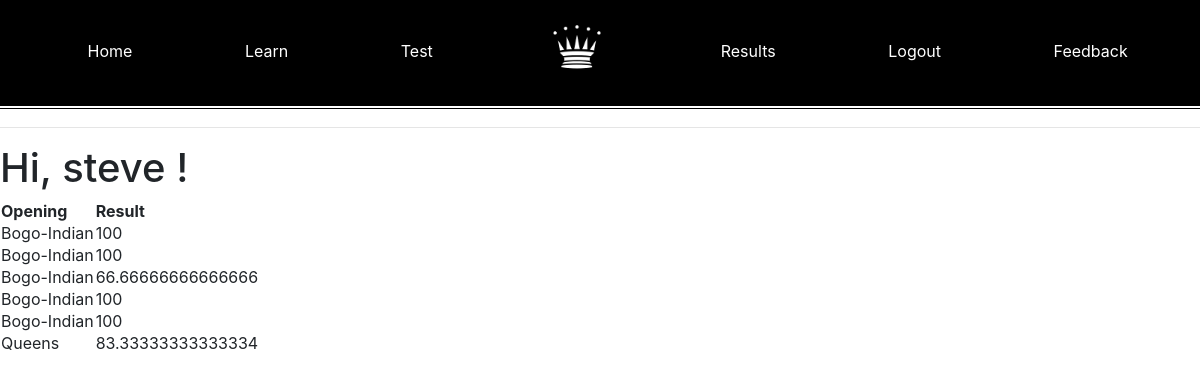
Before: /results (signed in) with the older database file.
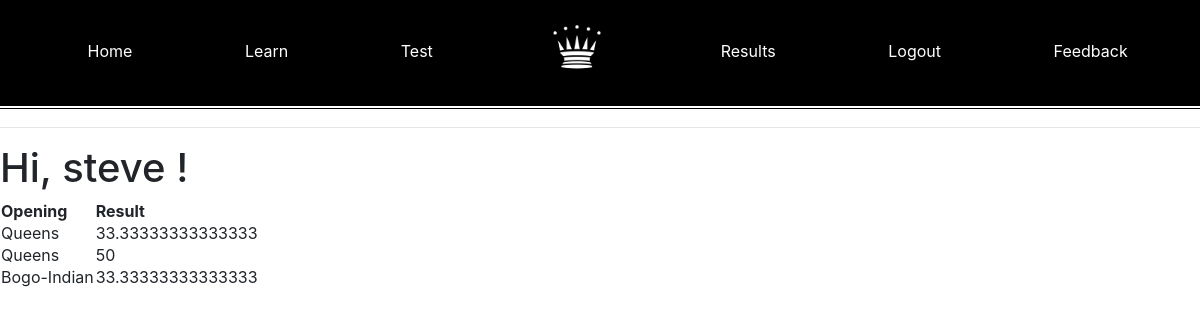
After: the same page with the newer database file.
### app/models.py (models this page shows, shortened)
class User(UserMixin, db.Model):
    id = db.Column(db.Integer, primary_key=True)
    username = db.Column(db.String(64), index=True, unique=True)
    email = db.Column(db.String(120), index=True, unique=True)
    password_hash = db.Column(db.String(128))
    posts = db.relationship('Post', backref='author', lazy='dynamic')
    results = db.relationship('Results', backref = 'student', lazy = 'dynamic')

class Results(db.Model):
    id = db.Column(db.Integer, primary_key=True)
    opening = db.Column(db.String(140))
    result =db.Column(db.Integer)
    incorrect = db.Column(db.ARRAY(db.String(140)))
    timestamp = db.Column(db.DateTime, index=True, default=datetime.utcnow)
    user_id = db.Column(db.Integer, db.ForeignKey('user.id'))

### app/routes.py (the view)
@app.route('/results', methods=['GET', 'POST'])
def results():
    u = User.query.get(current_user.id)
    return render_template('results.html', title='results', query = u.results.all())

### app/models.py (called while the page is built)
@login.user_loader
def load_user(id):
    return User.query.get(int(id))

### app/templates/results.html (shortened to what this page needs)
{% extends "base.html" %}
{% block content %}
<h1>Hi, {{current_user.username}} ! </h1>
<table>
<tr>
    <th>Opening</th>
    <th>Result</th>
</tr>
{% for r in query %}
<tr>
    <td>
        {{r.opening}}
    </td>
    <td>
        {{r.result}}
    </td>
</tr>
{% endfor %}
</table>
{% endblock %}

### app/templates/base.html (shortened to what this page needs)
<html>
    <head>
        <link rel="stylesheet" href="https://maxcdn.bootstrapcdn.com/bootstrap/4.5.2/css/bootstrap.min.css">
  </head>
  <body>
    <nav class="navbar navbar-expand-sm justify-content-center" style="background-color: black; padding-left: 2.6%; border-bottom: 5px white double; padding-bottom: 2%;">
      <ul class="navbar-nav nav-fill w-100">
        <li class="nav-item" style="padding-top: 2%;">
          <a class="nav-link" href="{{ url_for('index') }}">Home</a>
        </li>
        <li class="nav-item" style="padding-top: 2%;">
          <a class="nav-link" href="{{ url_for('learn') }}">Learn</a>
        </li>
        <li class="nav-item" style="padding-top: 2%;">
          <a class="nav-link" href="{{ url_for('Test') }}">Test</a>
        </li>
        <a class="navbar-brand mx-auto" href="#" style="padding-left: 5%; padding-right: 5%; padding-top: 0.75%;">
          <img src="static/img/chesspieces/wikipedia/wQ.png" alt="logo" style="width:60px;">
        </a>
        <li class="nav-item" style="padding-top: 2%;">
          <a class="nav-link" href="{{ url_for('results') }}">Results</a>
        </li>
        <li class="nav-item" style="padding-top: 2%;">
          <a class="nav-link" href="{{ url_for('logout') }}">Logout</a>
        </li>
        <li class="nav-item" style="padding-top: 2%;">
          <a class="nav-link" href="{{ url_for('feedback') }}">Feedback</a>
        </li>
      </ul>
    </nav>
        <hr>
        {% block content %}{% endblock %}
    </body>
</html>

### app/templates/base.html (style rules this page uses)
.nav-link { color: white; }

Changed rows visible on the page:
removed Results: opening "Bogo-Indian", result "100"
removed Results: opening "Bogo-Indian", result "100"
removed Results: opening "Bogo-Indian", result "100"
removed Results: opening "Bogo-Indian", result "100"
removed Results: opening "Queens", result "83.33333333333334"
added Results: opening "Queens", result "33.33333333333333"
added Results: opening "Queens", result "50"
changed Results "Bogo-Indian": result "66.66666666666666" → "33.33333333333333"
